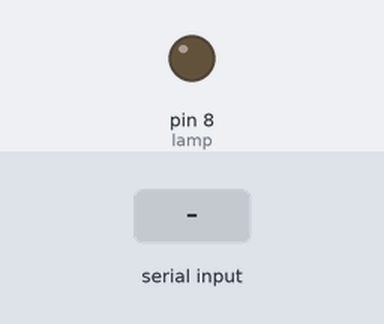
A sketch run on a simulated Arduino Uno, built with avr-gcc and run on an emulated ATmega328P. Shown: output pins drawn as LEDs (lit = HIGH). The test bench sets the inputs (shaded band). What the sketch prints to the serial monitor is not drawn.

Above: at 1.2 s.
1.3 s: "a" received over Serial
At 2.7 s:
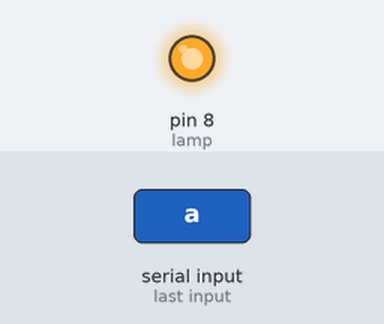
Timing chart, 0 to 4.3 s (numbered marks = the images above; inputs shaded):
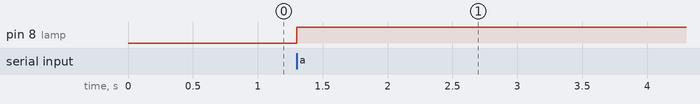

The sketch:

projeto.ino
```cpp
/*   Instituição: Pontifícia Univercidade Católica de Campinas
     Integrantes do Grupo: César Marrote Manzano
                           Fabrício Silva Cardoso
                           Guilherme Nazatto Lima
                           Murilo de Paula Araujo
                           Pedro Ignácio Trevisan

     Professor: Franscisco de Salles Cintra Gomes

     Projeto de Circuitos Elétricos e Eletrônica Básica                       *
 */

int readBluetooth;          //Variável que irá receber o comando enviado do Android
int lamp = 8;

void setup()
{
 Serial.begin(9600);    //Inicializa a comunicação serial
 pinMode(lamp,OUTPUT);  //Definindo o pino lamp como saída
 digitalWrite(lamp, LOW); // escreve o estado da porta 4 como LOW / desligado
}

void loop()
{

  if(Serial.available()>0)       //Verifica se algo chegou via Bluetooth
      {
      readBluetooth=Serial.read();   //Grava esse algo lido na variável
      if(readBluetooth == 'a')
      {
      digitalWrite(lamp,!digitalRead(lamp));  //Alterna estado da lâmpada
      delay(250);
      Serial.write(digitalRead(lamp));        //Checa estado da lâmpada
      }
    }
    //Sensor de temperatura ou Infra
  }
```

Measured:
- after the input at 1.3 s, pin 8 (lamp): LOW → HIGH at once
